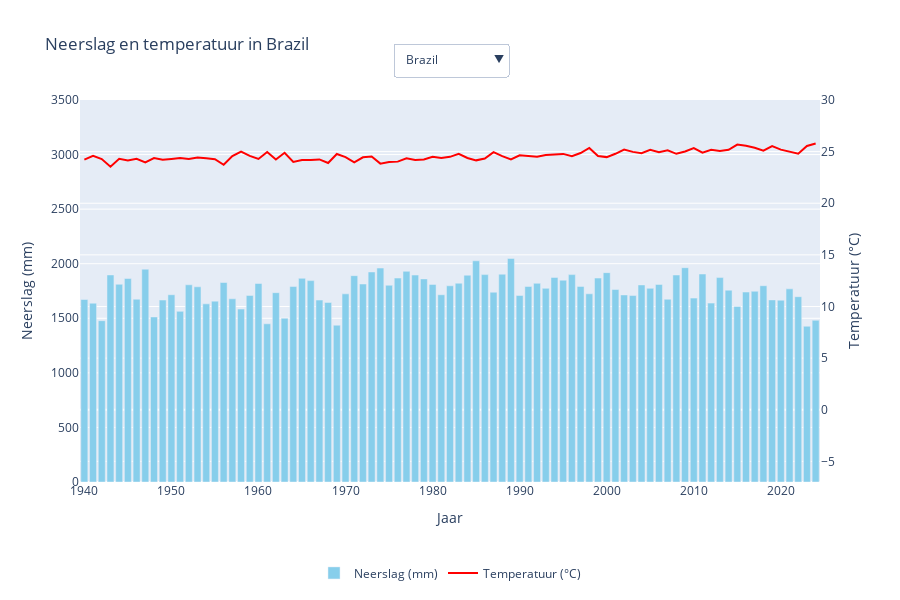

This figure's notebook cell:
### Code cell
import pandas as pd
import plotly.graph_objects as go

# -- Inladen data --
temp_df = pd.read_csv("datasets/average-monthly-surface-temperature.csv")
rain_df = pd.read_csv("datasets/average-precipitation-per-year.csv")

# -- Landen & naamcorrecties --
landen = [
    "Brazil", "Canada", "China", "India", "Indonesia", "Kenya",
    "Netherlands (Kingdom of the)", "Nigeria", "South Africa", "United States of America"
]
land_mapping = {
    "Netherlands (Kingdom of the)": "Netherlands",
    "United States of America": "United States"
}
temp_df["Entity"] = temp_df["Entity"].replace(land_mapping)
rain_df["Entity"] = rain_df["Entity"].replace(land_mapping)
landen = [land_mapping.get(land, land) for land in landen]

# -- Temperatuur verwerken --
temp_df_filtered = temp_df[temp_df["Entity"].isin(landen)].copy()
temp_df_filtered["Year"] = temp_df_filtered["year"]
temp_avg = temp_df_filtered.groupby(["Entity", "Year"])["Average surface temperature"].mean().reset_index()

# -- Neerslag verwerken --
rain_df_filtered = rain_df[rain_df["Entity"].isin(landen)].copy()
rain_df_filtered = rain_df_filtered[["Entity", "Year", "Annual precipitation"]]

# -- Samenvoegen --
merged = pd.merge(temp_avg, rain_df_filtered, on=["Entity", "Year"])

# -- Interactieve visualisatie met dropdown --
fig = go.Figure()
buttons = []

for i, land in enumerate(landen):
    subset = merged[merged["Entity"] == land]

    fig.add_trace(go.Bar(
        x=subset["Year"],
        y=subset["Annual precipitation"],
        name="Neerslag (mm)",
        marker_color="skyblue",
        yaxis="y1",
        visible=(i == 0)
    ))
    fig.add_trace(go.Scatter(
        x=subset["Year"],
        y=subset["Average surface temperature"],
        name="Temperatuur (°C)",
        mode="lines",
        line=dict(color="red"),
        yaxis="y2",
        visible=(i == 0)
    ))

    visibility = [False] * (2 * len(landen))
    visibility[2 * i] = True
    visibility[2 * i + 1] = True

    buttons.append(dict(
        label=land,
        method="update",
        args=[{"visible": visibility},
              {"title": f"Neerslag en temperatuur in {land}"}]
    ))

fig.update_layout(
    updatemenus=[dict(
        active=0,
        buttons=buttons,
        x=0.5,
        xanchor="center",
        y=1.15,
        yanchor="top"
    )],
    title=f"Neerslag en temperatuur in {landen[0]}",
    xaxis=dict(title="Jaar"),
    yaxis=dict(title="Neerslag (mm)", range=[0, 3500]),
    yaxis2=dict(
    title="Temperatuur (°C)",
    overlaying="y",
    side="right",
    range=[-7, 30]
),
    legend=dict(x=0.5, xanchor="center", y=-0.2, orientation="h"),
    height=600
)

fig.show()
